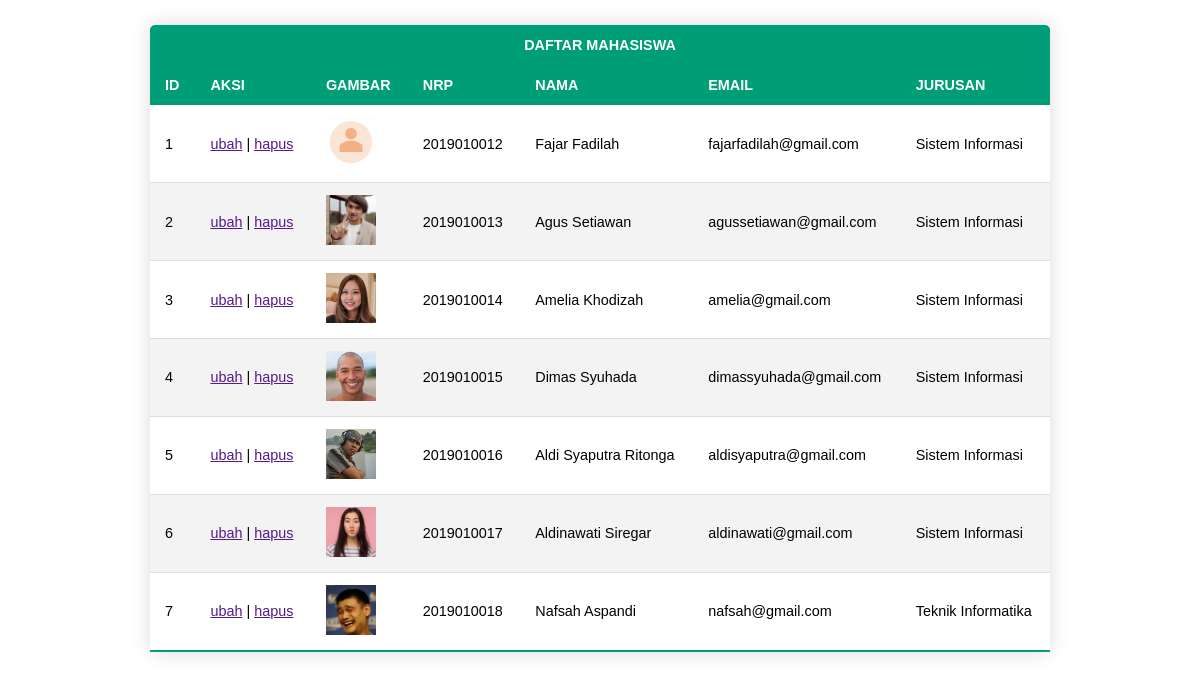
The app's page /09-mysql/index.php with its own data.
### tables this page shows
CREATE TABLE `mahasiswa` (
  `id` int(11) NOT NULL AUTO_INCREMENT,
  `nrp` char(10) NOT NULL,
  `nama` varchar(100) NOT NULL,
  `email` varchar(100) NOT NULL,
  `jurusan` varchar(64) NOT NULL,
  `gambar` varchar(64) NOT NULL,
  PRIMARY KEY (`id`)
);

### 09-mysql/function.php (called while the page is built)
<?php
$conn = mysqli_connect("localhost", "root", "", "belajar_php_wpu");
function query(string $sql): array
{
    global $conn;
    $result = mysqli_query($conn, $sql);
    $rows = [];
    while ($row = mysqli_fetch_assoc($result)) {
        $rows[] = $row;
    }
    return $rows;
}

### 09-mysql/index.php (the view, shortened to what this page needs)
<?php
require_once('function.php');
$mahasiswa = query("SELECT * FROM mahasiswa");
?>
<!DOCTYPE html>
<html lang="en">
<head>
    <link rel="stylesheet" href="style.css">
</head>
<body>
    <table class="content-table">
        <thead>
            <tr>
                <th colspan="7">DAFTAR MAHASISWA</th>
            </tr>
            <tr>
                <th>ID</th>
                <th>AKSI</th>
                <th>GAMBAR</th>
                <th>NRP</th>
                <th>NAMA</th>
                <th>EMAIL</th>
                <th>JURUSAN</th>
            </tr>
        </thead>
        <tbody>
            <?php $i = 1 ?>
            <?php foreach ($mahasiswa as $row) : ?>
                <tr>
                    <td><?= $i; ?></td>
                    <td>
                        <a href="">ubah</a> | <a href="">hapus</a>
                    </td>
                    <td>
                        <img src="img/<?= $row['gambar']; ?>">
                    </td>
                    <td><?= $row['nrp']; ?></td>
                    <td><?= $row['nama']; ?></td>
                    <td><?= $row['email']; ?></td>
                    <td><?= $row['jurusan']; ?></td>
                </tr>
                <?php $i++; ?>
            <?php endforeach; ?>
        </tbody>
    </table>
</body>
</html>

### 09-mysql/style.css (style rules this page uses)
body { font-family: 'Lucida Sans', 'Lucida Sans Regular', 'Lucida Grande', 'Lucida Sans Unicode', Geneva, Verdana, sans-serif; }
.content-table { border-collapse: collapse; margin: 25px auto; font-size: 0.9em; min-width: 900px; border-radius: 5px 5px 0 0; overflow: hidden; box-shadow: 0 0 20px rgba(0, 0, 0, 0.15); }
.content-table thead tr:first-child { background-color: #009e76; color: white; text-align: center; font-weight: bold; }
.content-table thead tr:last-child { background-color: #009e76; color: white; text-align: left; font-weight: bold; }
.content-table th, .content-table td { padding: 12px 15px; }
.content-table td { border-bottom: 1px solid #ddd; }
.content-table tbody tr:nth-child(even) { background-color: #f3f3f3; }
.content-table tbody tr:last-child { border-bottom: 2px solid #009e76; }
.content-table tbody img { width: 50px; }

### records on screen
mahasiswa: gambar (picture), nrp "2019010012", nama "Fajar Fadilah", email "fajarfadilah@gmail.com", jurusan "Sistem Informasi"
mahasiswa: gambar (picture), nrp "2019010013", nama "Agus Setiawan", email "agussetiawan@gmail.com", jurusan "Sistem Informasi"
mahasiswa: gambar (picture), nrp "2019010014", nama "Amelia Khodizah", email "amelia@gmail.com", jurusan "Sistem Informasi"
mahasiswa: gambar (picture), nrp "2019010015", nama "Dimas Syuhada", email "dimassyuhada@gmail.com", jurusan "Sistem Informasi"
mahasiswa: gambar (picture), nrp "2019010016", nama "Aldi Syaputra Ritonga", email "aldisyaputra@gmail.com", jurusan "Sistem Informasi"
mahasiswa: gambar (picture), nrp "2019010017", nama "Aldinawati Siregar", email "aldinawati@gmail.com", jurusan "Sistem Informasi"
mahasiswa: gambar (picture), nrp "2019010018", nama "Nafsah Aspandi", email "nafsah@gmail.com", jurusan "Teknik Informatika"
